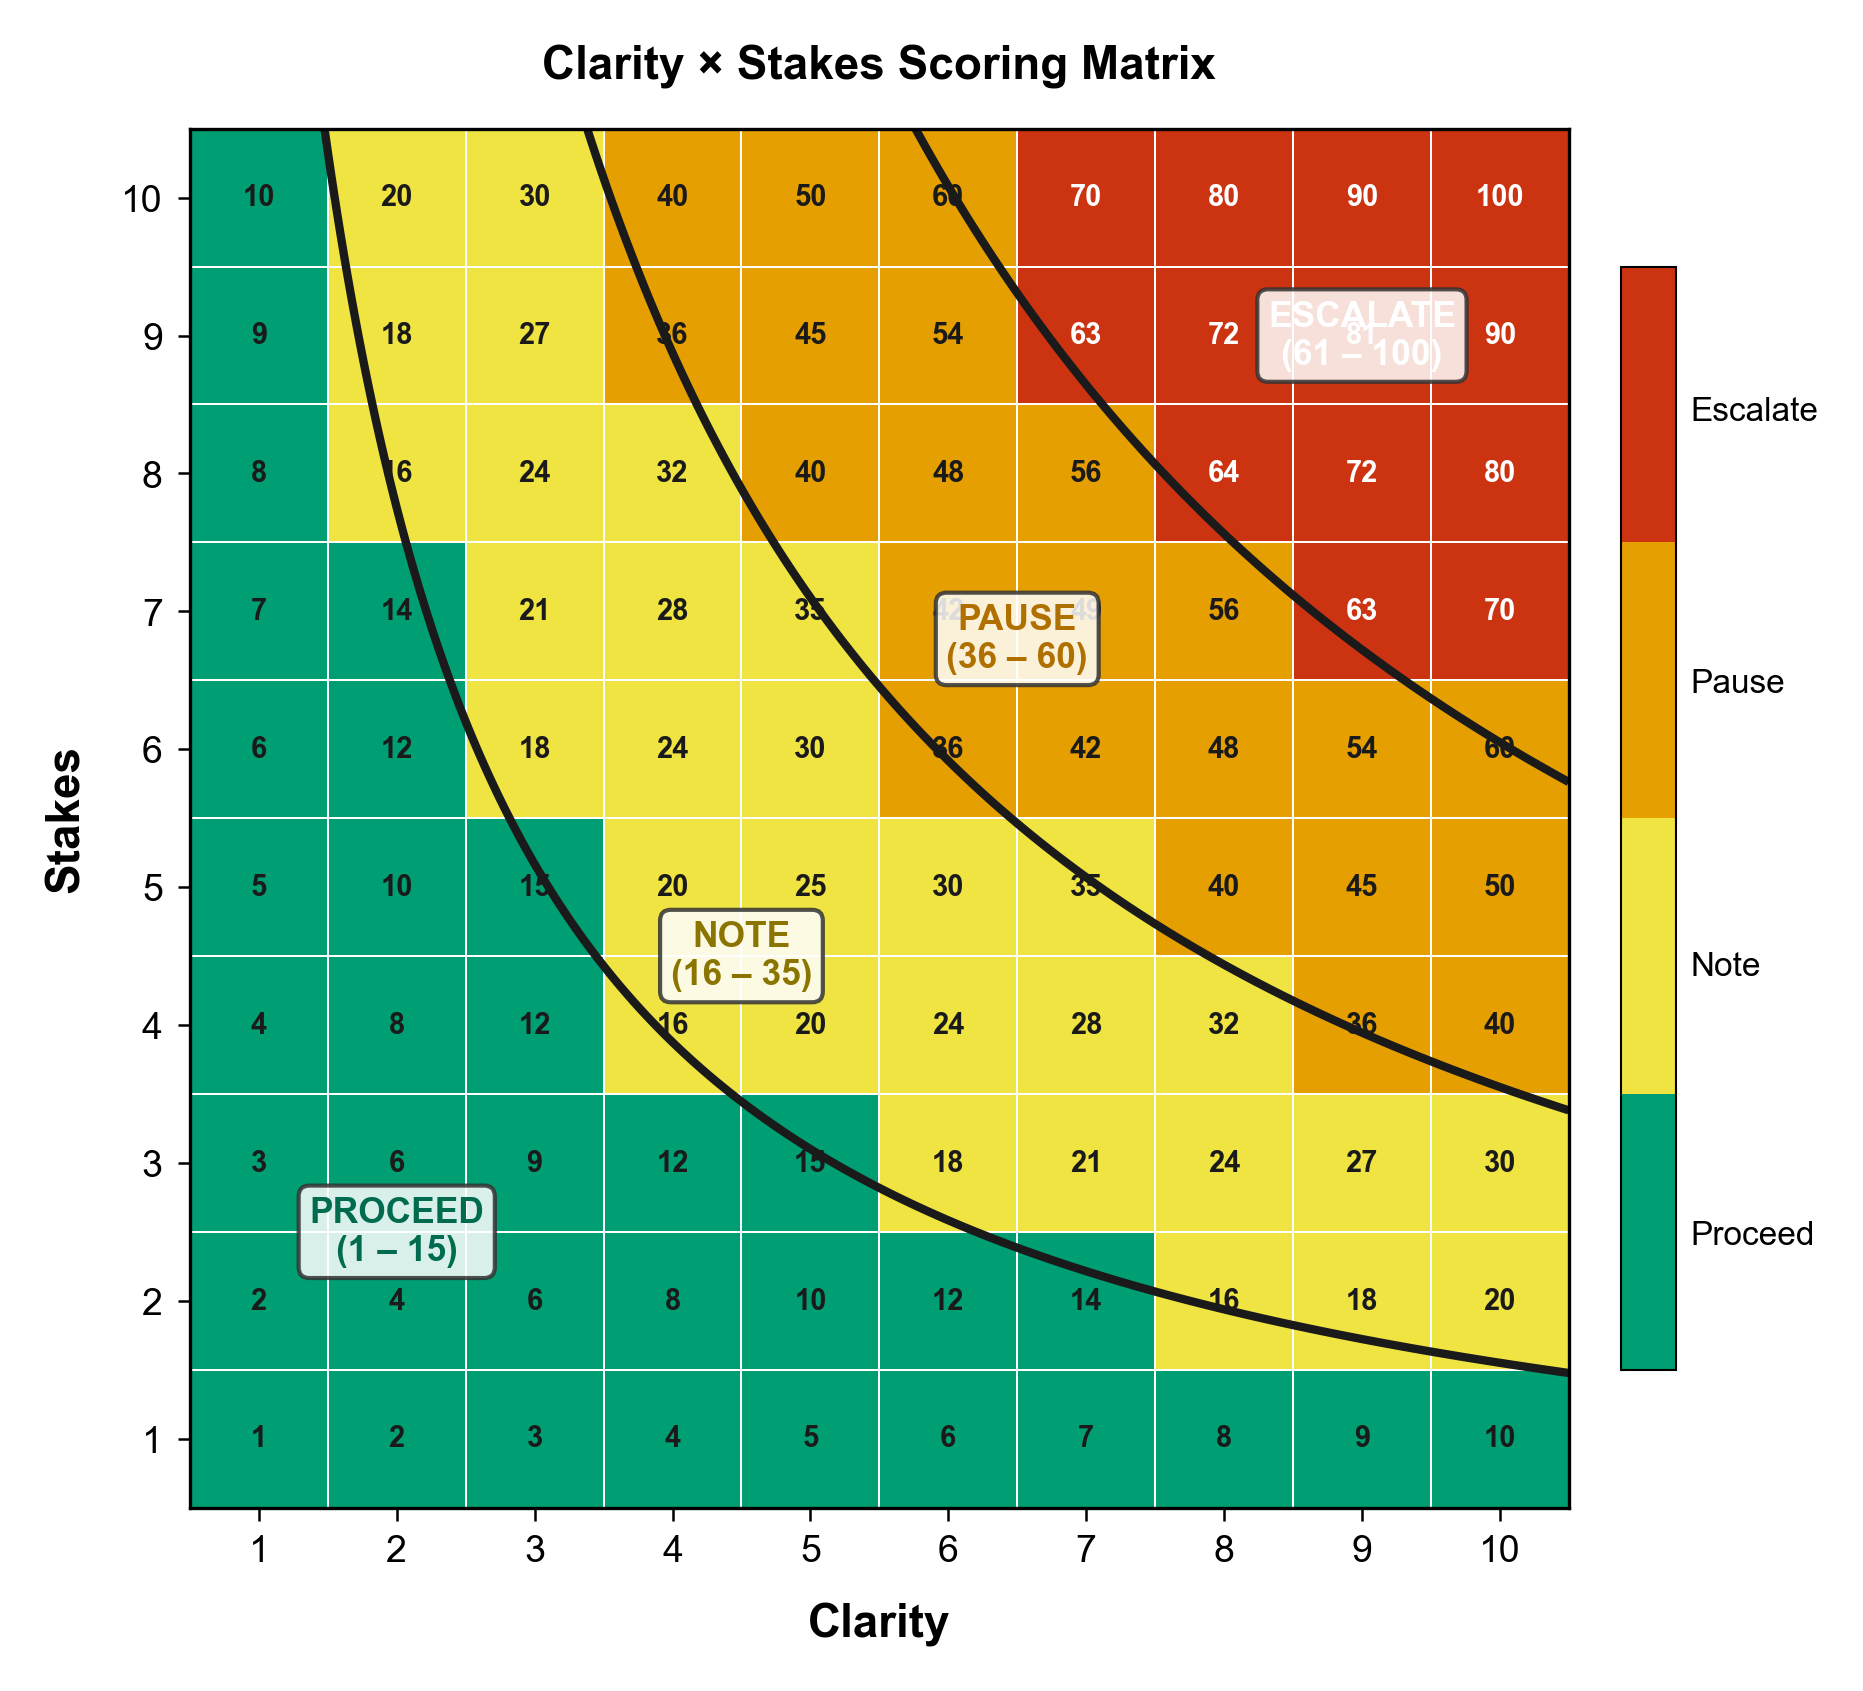

Python code for this plot:
"""
Figure 2: Clarity x Stakes Matrix (10x10 heatmap)
Publication-quality for Philosophy & Technology (Springer)
"""
import matplotlib.pyplot as plt
import matplotlib.colors as mcolors
import numpy as np
from matplotlib.patches import Rectangle

plt.rcParams.update({
    'font.family': 'Arial',
    'font.size': 9,
    'axes.linewidth': 0.8,
    'figure.dpi': 300,
    'savefig.dpi': 300,
    'savefig.bbox': 'tight',
    'savefig.pad_inches': 0.15,
})

# ── Build the 10x10 score matrix: Score = Clarity * Stakes ──────────
clarity = np.arange(1, 11)
stakes  = np.arange(1, 11)
C, S = np.meshgrid(clarity, stakes)
score = C * S  # shape (10, 10), rows=stakes, cols=clarity

# ── Threshold boundaries ────────────────────────────────────────────
# Proceed: 1-15   Note: 16-35   Pause: 36-60   Escalate: 61-100
bounds = [0.5, 15.5, 35.5, 60.5, 100.5]
# Colorblind-safe: Okabe-Ito inspired
colors_list = ['#009E73', '#F0E442', '#E69F00', '#CC3311']
cmap = mcolors.ListedColormap(colors_list)
norm = mcolors.BoundaryNorm(bounds, cmap.N)

fig, ax = plt.subplots(figsize=(6.5, 5.5))

# Heatmap
im = ax.pcolormesh(np.arange(0.5, 11.5), np.arange(0.5, 11.5), score,
                    cmap=cmap, norm=norm, edgecolors='white', linewidth=0.4)

# Add score text in each cell
for i in range(10):
    for j in range(10):
        val = score[i, j]
        tc = 'white' if val > 60 else '#1A1A1A'
        ax.text(j + 1, i + 1, str(val), ha='center', va='center',
                fontsize=7, fontweight='bold', color=tc)

# ── Threshold contour lines (bold) ──────────────────────────────────
# Draw contours at threshold boundaries on the continuous surface
# We overlay contour lines at 15.5, 35.5, 60.5
X_fine = np.linspace(0.5, 10.5, 200)
Y_fine = np.linspace(0.5, 10.5, 200)
Xf, Yf = np.meshgrid(X_fine, Y_fine)
Sf = Xf * Yf
contour_levels = [15.5, 35.5, 60.5]
cs = ax.contour(Xf, Yf, Sf, levels=contour_levels, colors='#1A1A1A',
                linewidths=2.0, linestyles='-')

# ── Zone labels ─────────────────────────────────────────────────────
zone_labels = [
    (2.0, 2.5, 'PROCEED\n(1 \u2013 15)', 'white', '#006B4F'),
    (4.5, 4.5, 'NOTE\n(16 \u2013 35)', 'white', '#8B7500'),
    (6.5, 6.8, 'PAUSE\n(36 \u2013 60)', 'white', '#B07000'),
    (9.0, 9.0, 'ESCALATE\n(61 \u2013 100)', 'white', 'white'),
]
for x, y, txt, bg, tc in zone_labels:
    ax.text(x, y, txt, ha='center', va='center', fontsize=8.5, fontweight='bold',
            color=tc, zorder=5,
            bbox=dict(facecolor=bg, edgecolor='#333333', alpha=0.85, pad=3,
                      boxstyle='round,pad=0.3'))

# ── Axes ─────────────────────────────────────────────────────────────
ax.set_xticks(range(1, 11))
ax.set_yticks(range(1, 11))
ax.set_xlabel('Clarity', fontsize=11, fontweight='bold', labelpad=8)
ax.set_ylabel('Stakes', fontsize=11, fontweight='bold', labelpad=8)
ax.set_xlim(0.5, 10.5)
ax.set_ylim(0.5, 10.5)
ax.set_aspect('equal')
ax.tick_params(length=3, width=0.6)

# Colorbar
cbar = fig.colorbar(im, ax=ax, ticks=[8, 25, 48, 80], shrink=0.8, pad=0.03)
cbar.ax.set_yticklabels(['Proceed', 'Note', 'Pause', 'Escalate'], fontsize=8)
cbar.ax.tick_params(length=0)
cbar.outline.set_linewidth(0.5)

# Title
ax.set_title('Clarity \u00d7 Stakes Scoring Matrix',
             fontsize=11, fontweight='bold', pad=12)

fig.tight_layout()

import os
out = os.path.dirname(os.path.abspath(__file__))
fig.savefig(f'{out}/fig2_clarity_stakes.png', dpi=300, facecolor='white')
fig.savefig(f'{out}/fig2_clarity_stakes.pdf', facecolor='white')
plt.close()
print('Figure 2 saved.')
